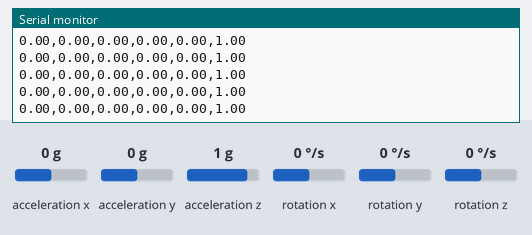
Recording of a sketch running on a simulated Arduino Uno, built with avr-gcc and run on an emulated ATmega328P. On the bench: the last lines printed to the serial monitor. Wiring (inferred from the names in the program): MPU-6050 motion sensor at I2C address 0x68. The inputs (shaded band) are chosen by the test bench; at power-on: acceleration x 0 g, rotation x 0 °/s, acceleration y 0 g, acceleration z 1 g, rotation y 0 °/s, rotation z 0 °/s.

Above: at 1.2 s.
1.3 s: acceleration x set to -1.4 g
At 2.4 s:
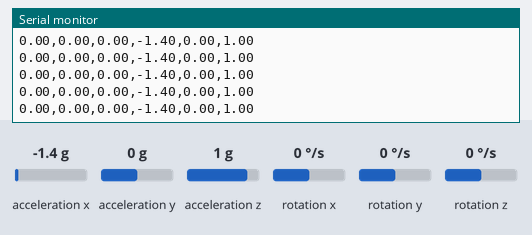
4.3 s: rotation x set to -192 °/s
At 5.1 s:
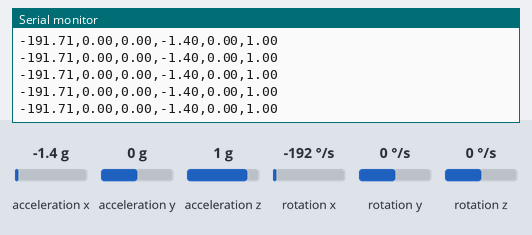
7.3 s: acceleration y set to -1.4 g
At 8.3 s:
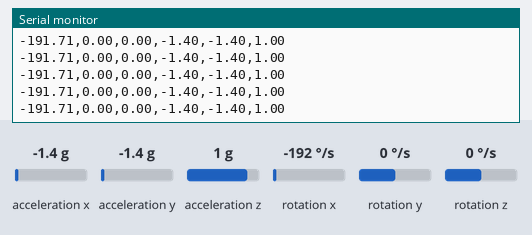
10.3 s: acceleration x set to 0 g
At 11.4 s:
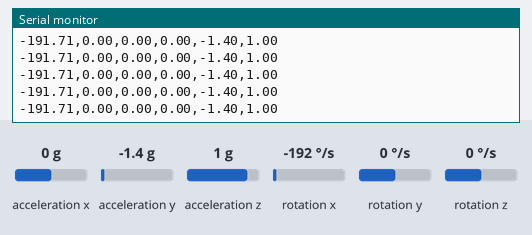
13.3 s: acceleration y set to 0 g
At 13.9 s:
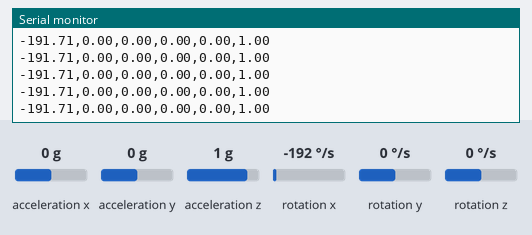

Measured:
- after the input at 1.3 s, the serial monitor: prints a new line after 0.09 s (image 1)
- after the input at 4.3 s, the serial monitor: prints a new line after 0.08 s (image 2)
- after the input at 7.3 s, the serial monitor: prints a new line after 0.07 s (image 3)
- after the input at 10.3 s, the serial monitor: prints a new line after 0.06 s (image 4)
- after the input at 13.3 s, the serial monitor: prints a new line after 0.09 s (image 5)

The sketch:

Acelerometro_Data_Collector.ino
```cpp
/*
      Programa para Leitura do sensor de Aceleração e Giroscópio MPU-6050
      Leitura feita via baramento I2C, impressão na Serial para ser vizualizada com o Serial Plotter do Arduino IDE

      Componentes:
        - Arduino (Qualquer placa);
        - Sensor MPU-6050 (Placa GY-521)

      Versão 1.0 - Versão inicial com leitura do sensor e impressão na serial - 07/Jan/2021

 *    * Criado por Cleber Borges - FunBots - @cleber.funbots  *     *

      Instagram: https://www.instagram.com/cleber.funbots/
      Facebook: https://www.facebook.com/cleber.funbots
      YouTube: https://www.youtube.com/channel/UCKs2l5weIqgJQxiLj0A6Atw
      Telegram: https://t.me/cleberfunbots

*/

// Inclusão das Bibliotecas
#include<Wire.h>
char begin = "<";
char end = ">";
// Endereco I2C do sensor MPU-6050
const int MPU = 0x68;

// Variaveis para armazenar valores do sensor
float AccX, AccY, AccZ, Temp, GyrX, GyrY, GyrZ;

//Teste zerar
float zeroX, zeroY, zeroZ; int k = 1;

void setup() {
  // Inicializa Serial
  Serial.begin(9600);

  // Inicializa o MPU-6050
  Wire.begin();
  Wire.beginTransmission(MPU);
  Wire.write(0x6B);
  Wire.write(0);
  Wire.endTransmission(true);

  // Configura Giroscópio para fundo de escala desejado
  /*
    Wire.write(0b00000000); // fundo de escala em +/-250°/s
    Wire.write(0b00001000); // fundo de escala em +/-500°/s
    Wire.write(0b00010000); // fundo de escala em +/-1000°/s
    Wire.write(0b00011000); // fundo de escala em +/-2000°/s
  */
  Wire.beginTransmission(MPU);
  Wire.write(0x1B);
  Wire.write(0b00001000);  // Trocar esse comando para fundo de escala desejado conforme acima
  Wire.endTransmission();

  // Configura Acelerometro para fundo de escala desejado
  /*
      Wire.write(0b00000000); // fundo de escala em +/-2g
      Wire.write(0b00001000); // fundo de escala em +/-4g
      Wire.write(0b00010000); // fundo de escala em +/-8g
      Wire.write(0b00011000); // fundo de escala em +/-16g
  */
  Wire.beginTransmission(MPU);
  Wire.write(0x1C);
  Wire.write(0b00001000);  // Trocar esse comando para fundo de escala desejado conforme acima
  Wire.endTransmission();
  //string LeitorSerial = "ping"
}

void loop() {
  //int ciclos = Serial.read();

  //if (Serial.read()) {
    //for (int i=0; i < ciclos; i++){

      // Comandos para iniciar transmissão de dados
        Wire.beginTransmission(MPU);
        Wire.write(0x3B);
        Wire.endTransmission(false);
        Wire.requestFrom(MPU, 14, true); // Solicita os dados ao sensor

        // Armazena o valor dos sensores nas variaveis correspondentes
        AccX = Wire.read() << 8 | Wire.read(); //0x3B (ACCEL_XOUT_H) & 0x3C (ACCEL_XOUT_L)
        AccY = Wire.read() << 8 | Wire.read(); //0x3D (ACCEL_YOUT_H) & 0x3E (ACCEL_YOUT_L)
        AccZ = Wire.read() << 8 | Wire.read(); //0x3F (ACCEL_ZOUT_H) & 0x40 (ACCEL_ZOUT_L)
        Temp = Wire.read() << 8 | Wire.read(); //0x41 (TEMP_OUT_H) & 0x42 (TEMP_OUT_L)
        GyrX = Wire.read() << 8 | Wire.read(); //0x43 (GYRO_XOUT_H) & 0x44 (GYRO_XOUT_L)
        GyrY = Wire.read() << 8 | Wire.read(); //0x45 (GYRO_YOUT_H) & 0x46 (GYRO_YOUT_L)
        GyrZ = Wire.read() << 8 | Wire.read(); //0x47 (GYRO_ZOUT_H) & 0x48 (GYRO_ZOUT_L)

        // Imprime na Serial os valores obtidos
        /* Alterar divisão conforme fundo de escala escolhido:
            Acelerômetro
            +/-2g = 16384
            +/-4g = 8192
            +/-8g = 4096
            +/-16g = 2048

            Giroscópio
            +/-250°/s = 131
            +/-500°/s = 65.6
            +/-1000°/s = 32.8
            +/-2000°/s = 16.4
        */
        Serial.print(GyrX / 65.6);
        Serial.print(",");
        Serial.print(GyrY / 65.6);
        Serial.print(",");
        Serial.print(GyrZ / 65.6);
        Serial.print(",");
        Serial.print( AccX / 8192);
        Serial.print(",");
        Serial.print( AccY / 8192);
        Serial.print(",");
        Serial.println( AccZ / 8192);


        // Atraso de 100ms
        delay(10);

    //}
  //}
}
```
